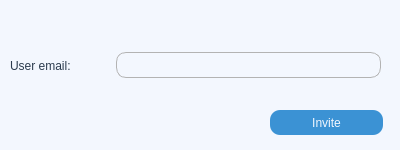
<?xml version="1.0" encoding="UTF-8"?>
<ui version="4.0">
 <class>invite_window</class>
 <widget class="QWidget" name="invite_window">
  <property name="geometry">
   <rect>
    <x>0</x>
    <y>0</y>
    <width>400</width>
    <height>150</height>
   </rect>
  </property>
  <property name="minimumSize">
   <size>
    <width>400</width>
    <height>150</height>
   </size>
  </property>
  <property name="maximumSize">
   <size>
    <width>400</width>
    <height>150</height>
   </size>
  </property>
  <property name="windowTitle">
   <string>Invite</string>
  </property>
  <widget class="QFrame" name="frame">
   <property name="geometry">
    <rect>
     <x>0</x>
     <y>0</y>
     <width>400</width>
     <height>150</height>
    </rect>
   </property>
   <property name="minimumSize">
    <size>
     <width>400</width>
     <height>150</height>
    </size>
   </property>
   <property name="maximumSize">
    <size>
     <width>400</width>
     <height>150</height>
    </size>
   </property>
   <property name="styleSheet">
    <string notr="true">background-color: rgb(243,247,254)</string>
   </property>
   <property name="frameShape">
    <enum>QFrame::NoFrame</enum>
   </property>
   <property name="frameShadow">
    <enum>QFrame::Raised</enum>
   </property>
   <widget class="QPushButton" name="invite_btn">
    <property name="geometry">
     <rect>
      <x>270</x>
      <y>110</y>
      <width>113</width>
      <height>25</height>
     </rect>
    </property>
    <property name="styleSheet">
     <string notr="true">QPushButton {
	background-color: rgb(59, 146, 212);
	color:rgb(243,247,254);
	border: 0px solid;
	border-radius: 10px;
	font: 12pt &quot;Andale Mono&quot;;
}

QPushButton:hover {
	background-color: rgb(243,247,254);
	color:rgb(59, 146, 212);
}</string>
    </property>
    <property name="text">
     <string>Invite</string>
    </property>
   </widget>
   <widget class="QWidget" name="horizontalLayoutWidget">
    <property name="geometry">
     <rect>
      <x>10</x>
      <y>40</y>
      <width>371</width>
      <height>51</height>
     </rect>
    </property>
    <layout class="QHBoxLayout" name="horizontalLayout_2">
     <item>
      <widget class="QLabel" name="label">
       <property name="minimumSize">
        <size>
         <width>100</width>
         <height>0</height>
        </size>
       </property>
       <property name="styleSheet">
        <string notr="true">font: 13pt &quot;Andale Mono&quot;;
color:rgb(43,59,78);</string>
       </property>
       <property name="text">
        <string>User email:</string>
       </property>
      </widget>
     </item>
     <item>
      <widget class="QLineEdit" name="email_input">
       <property name="minimumSize">
        <size>
         <width>0</width>
         <height>26</height>
        </size>
       </property>
       <property name="styleSheet">
        <string notr="true">QLineEdit {
	border: 1px solid rgb(179, 179, 179);
	border-radius:10px;
	color:rgb(43,59,78);
}</string>
       </property>
      </widget>
     </item>
    </layout>
   </widget>
  </widget>
 </widget>
 <resources/>
 <connections/>
</ui>
